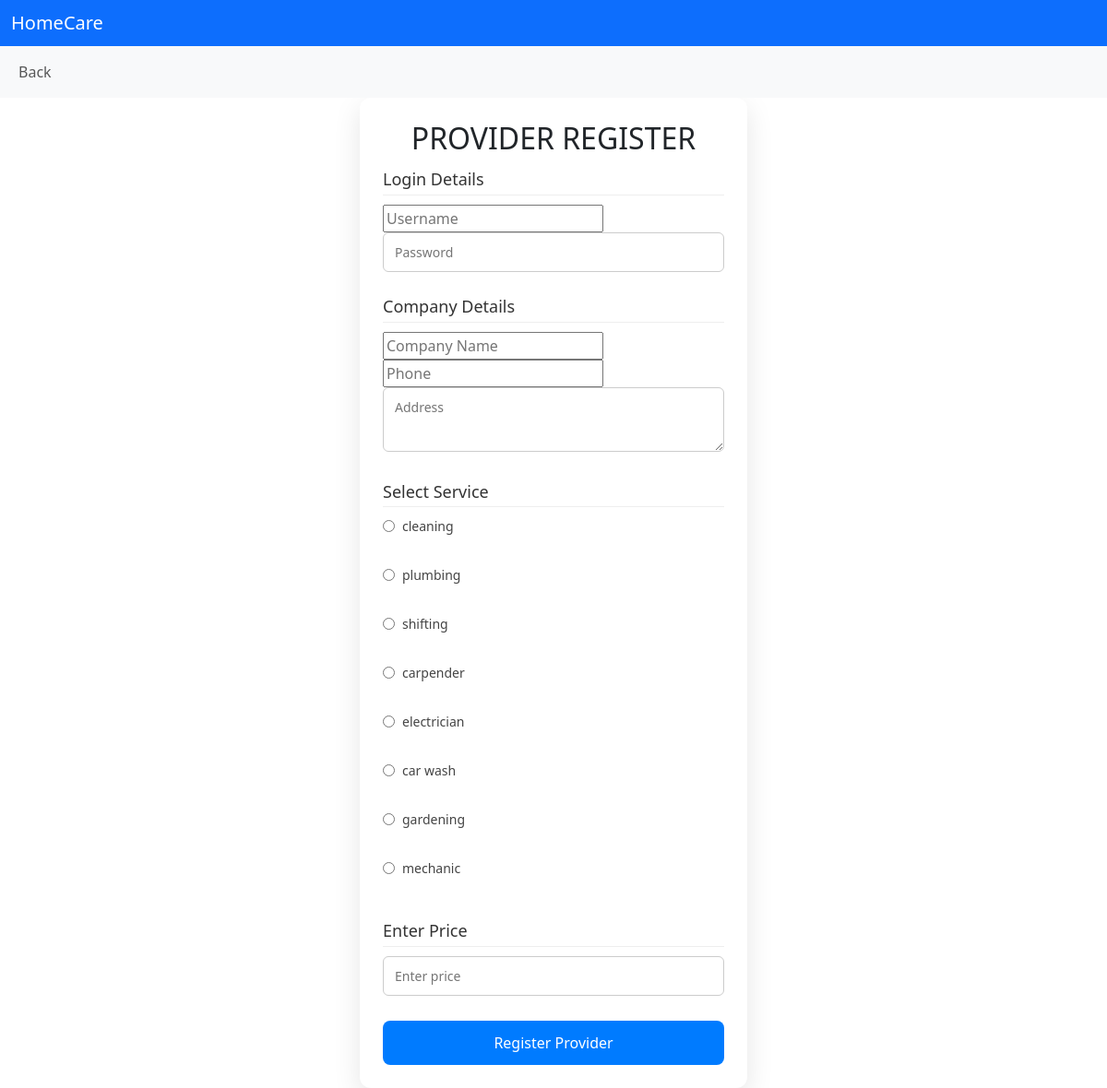
/provider/register/, run on the app's committed database.
### provider_app/models.py (models this page shows, shortened)
class Service(models.Model):
    name = models.CharField(max_length=100)

### accounts_app/views.py (the view, shortened to what this page needs)
# urls.py: path('provider/register/', views.provider_register, name='provider_register'),
def provider_register(request):
    services = Service.objects.all()
    return render(request, 'provider_register.html', {
        'services': services
    })

### accounts_app/templates/provider_register.html (shortened to what this page needs)
{% load static %}
<!DOCTYPE html>
<html lang="en">
<head>
     <link rel="stylesheet" href="{% static 'provider_register.css' %}">
     <link href="https://cdn.jsdelivr.net/npm/bootstrap@5.3.8/dist/css/bootstrap.min.css" rel="stylesheet">
</head>
<body>
    <nav class="navbar bg-primary" data-bs-theme="dark">
  <div class="container-fluid">
    <span class="navbar-brand mb-0 h1">HomeCare</span>
  </div>
</nav>
<nav class="navbar navbar-expand-lg bg-body-tertiary">
  <div class="container-fluid">
    <div class="collapse navbar-collapse" id="navbarNav">
      <ul class="navbar-nav">
        <li class="nav-item">
          <a class="nav-link" href="{% url 'login' %}">Back</a>
        </li>
      </ul>
    </div>
  </div>
</nav>
    <div class="page">
   <form method="POST" class="register-form">
    <center><h2>PROVIDER REGISTER</h2></center>
    <h3>Login Details</h3>
    <input name="username" placeholder="Username" required>
    <input name="password" type="password" placeholder="Password" required>
    <h3>Company Details</h3>
    <input name="company" placeholder="Company Name" required>
    <input name="phone" placeholder="Phone" required>
    <textarea name="address" placeholder="Address"></textarea>
    <h3>Select Service</h3>
    {% for service in services %}
        <label>
            <input type="radio" name="service" value="{{ service.id }}" required>
            {{ service.name }}
        </label><br>
    {% endfor %}
    <h3>Enter Price</h3>
    <input type="number" step="0.01" name="price" placeholder="Enter price" required>
    <button type="submit">Register Provider</button>
</form>
</div>
</body>
</html>

### accounts_app/static/provider_register.css (style rules this page uses)
* { box-sizing: border-box; font-family: "Segoe UI", sans-serif; }
body { margin: 0; background: #f4f6f8; }
.page { min-height: 100vh; display: flex; justify-content: center; align-items: center; }
.register-form { background: #fff; width: 420px; padding: 25px; border-radius: 12px; box-shadow: 0 10px 30px rgba(0, 0, 0, 0.1); }
.register-form h3 { margin: 15px 0 10px; font-size: 18px; color: #333; border-bottom: 1px solid #eee; padding-bottom: 5px; }
.register-form input[type="text"], .register-form input[type="password"], .register-form input[type="number"], .register-form textarea { width: 100%; padding: 10px 12px; margin-bottom: 12px; border: 1px solid #ccc; border-radius: 6px; font-size: 14px; }
.register-form textarea { resize: vertical; min-height: 70px; }
.register-form label { display: flex; align-items: center; gap: 8px; margin-bottom: 8px; font-size: 14px; color: #444; }
.register-form input[type="radio"] { accent-color: #007bff; }
.register-form button { width: 100%; padding: 12px; margin-top: 15px; background: #007bff; border: none; color: #fff; font-size: 16px; border-radius: 8px; cursor: pointer; transition: 0.3s; }

### data on the page
Service: name "cleaning"
Service: name "plumbing"
Service: name "shifting"
Service: name "carpender"
Service: name "electrician"
Service: name "car wash"
Service: name "gardening"
Service: name "mechanic"
